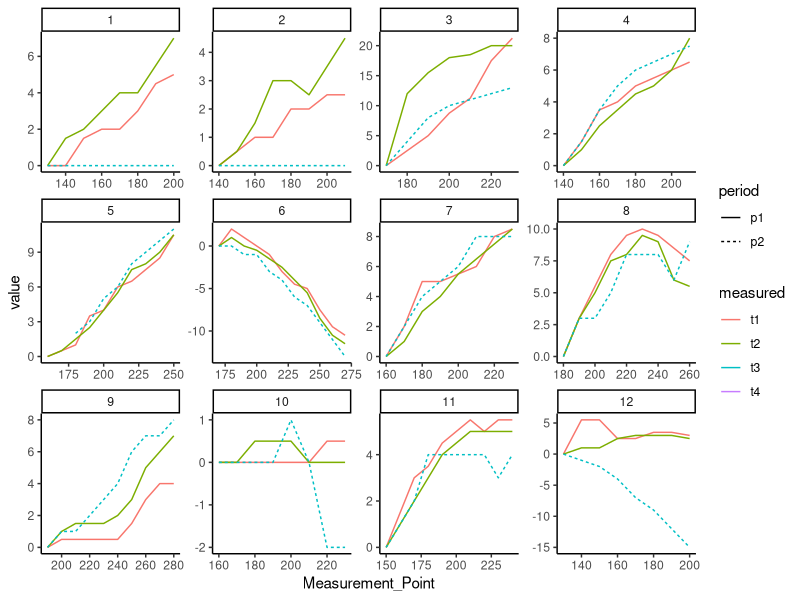
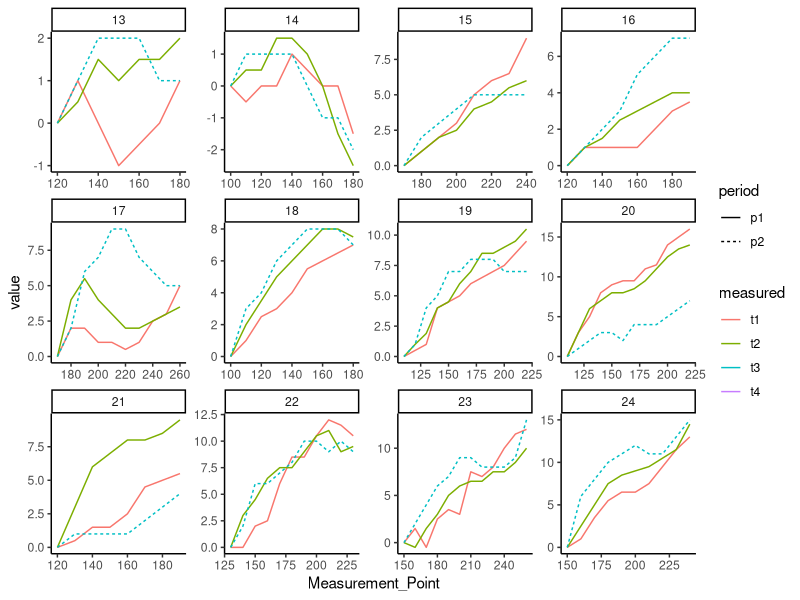
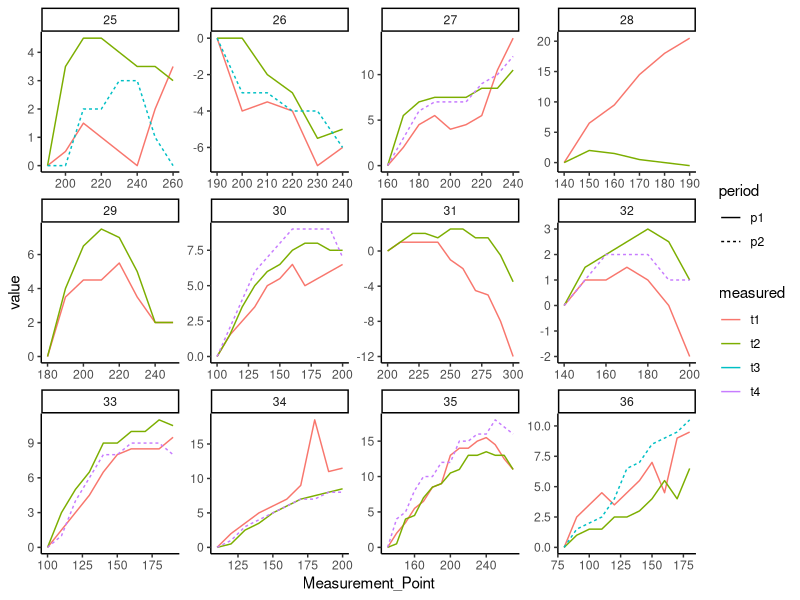
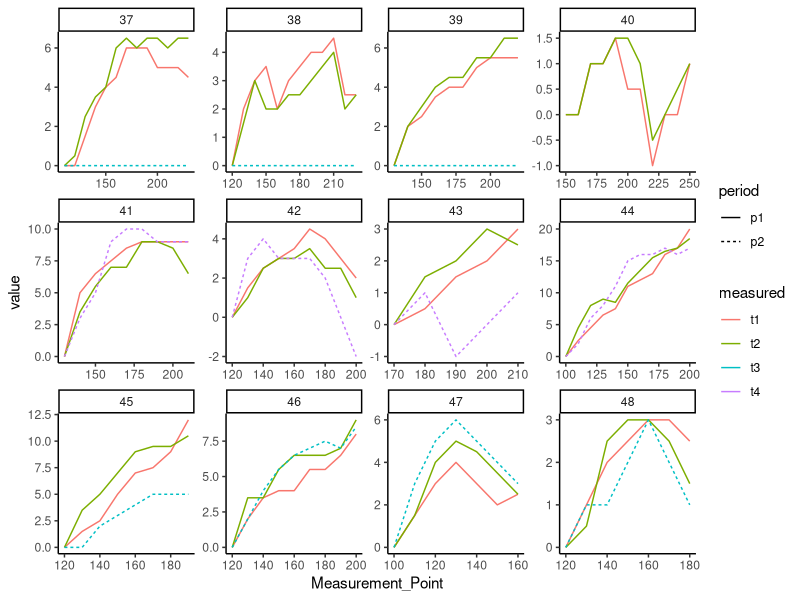
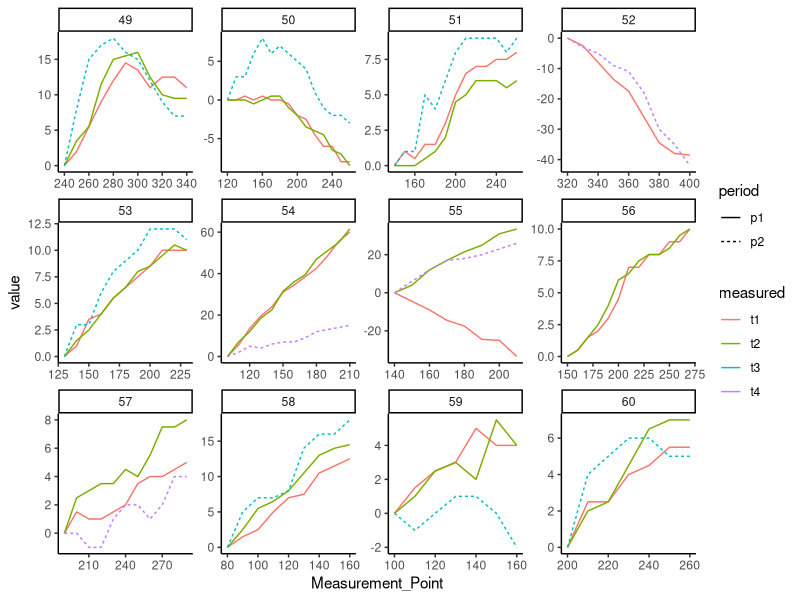
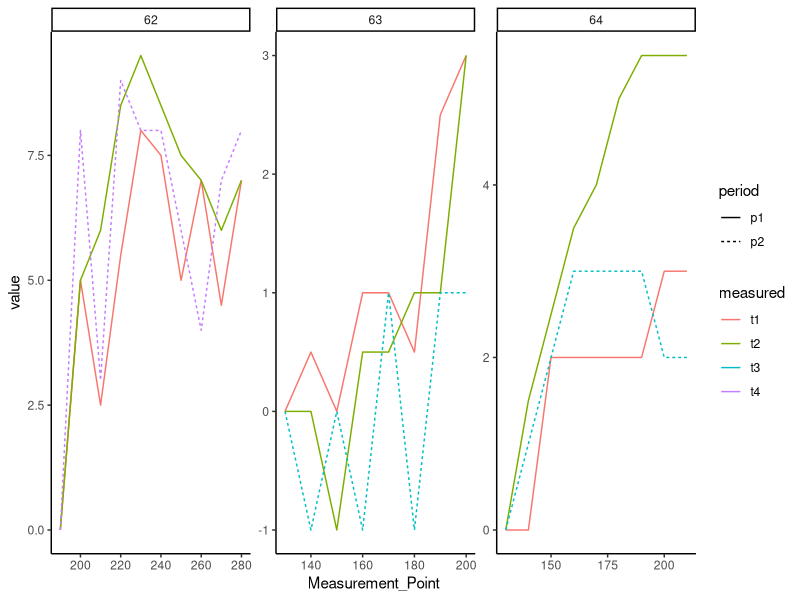

Write R code to recreate these figures, in order.
## ---- chunk 1
library(tidyverse)
transects <- read_csv("all_measurements_long.csv")

transects <- transects |> 
  mutate(measured = case_when(
    name == "F2021" ~ "t1",
    name == "S2022" ~ "t2",
    name == "F2024" ~ "t3",
    name == "S2025" ~ "t4"
  )) |>
  mutate(period = case_when(
    name == "F2021" ~ "p1",
    name == "S2022" ~ "p1",
    name == "F2024" ~ "p2",
    name == "S2025" ~ "p2"
  ))
  

transects |>
  filter(Transect <= 12) |>
ggplot(aes(x = Measurement_Point, 
                      y = value,
                      color = measured,
                      linetype = period))+
  geom_line()+
  facet_wrap(facets = "Transect",scales = "free" )+
  theme_classic()
  
## ---- chunk 2
transects |>
  filter(Transect > 12 & Transect <= 24 ) |>
ggplot(aes(x = Measurement_Point, 
                      y = value,
                      color = measured,
                      linetype = period))+
  geom_line()+
  facet_wrap(facets = "Transect",scales = "free" )+
  theme_classic()
## ---- chunk 3
transects |>
  filter(Transect > 24 & Transect <= 36 ) |>
ggplot(aes(x = Measurement_Point, 
                      y = value,
                      color = measured,
                      linetype = period))+
  geom_line()+
  facet_wrap(facets = "Transect",scales = "free" )+
  theme_classic()
## ---- chunk 4
transects |>
  filter(Transect > 36 & Transect <= 48 ) |>
ggplot(aes(x = Measurement_Point, 
                      y = value,
                      color = measured,
                      linetype = period))+
  geom_line()+
  facet_wrap(facets = "Transect",scales = "free" )+
  theme_classic()
## ---- chunk 5

transects |>
  filter(Transect > 48 & Transect <= 60 ) |>
ggplot(aes(x = Measurement_Point, 
                      y = value,
                      color = measured,
                      linetype = period))+
  geom_line()+
  facet_wrap(facets = "Transect",scales = "free" )+
  theme_classic()
## ---- chunk 6

transects |>
  filter(Transect > 60 & Transect <= 72 ) |>
ggplot(aes(x = Measurement_Point, 
                      y = value,
                      color = measured,
                      linetype = period))+
  geom_line()+
  facet_wrap(facets = "Transect",scales = "free" )+
  theme_classic()
